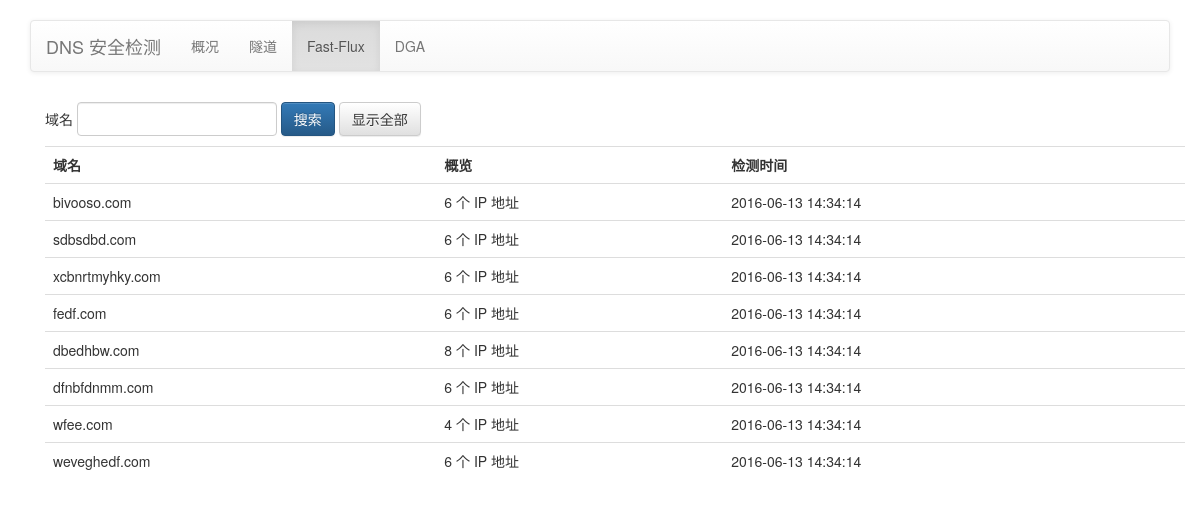
/fastflux.php, run on the app's committed database.
### tables this page shows
create table fastflux (
    id int unsigned not null primary key auto_increment,
    domain varchar(256) not null,
    ts timestamp not null default current_timestamp,
    details longtext default null
);

### fastflux.php (the view, shortened to what this page needs)
<?php
include('./include/common.php');
include('./include/header.php');
?>
<p><form method="get" action="">
    <div class="btn-group">
        域名
    </div>
    <div class="btn-group">
        <input type="text" class="form-control" name="domain" style="width: 200px;" maxlength="255" pattern="^[a-zA-Z0-9\-\_\.%]*$" value="<?php echo $_GET['domain']; ?>" />
    </div>
    <div class="btn-group">
        <button type="submit" class="btn btn-primary">搜索</button>
    </div>
    <div class="btn-group">
        <a href="?"><button type="button" class="btn btn-default">显示全部</button></a>
    </div>
</form></p>
<div class="table-responsive">
    <table class="table">
    <tr>
        <th>域名</th><th>概览</th><th>检测时间</th>
    </tr>
<?php
$where = '';
$query = $mysqli->prepare('select id, domain, ts, details from fastflux ' . $where . ' order by ts desc limit 10000;');
if ($query) {
    $query->execute();
    $query->bind_result($id, $domain, $ts, $details);
    while ($query->fetch()) {
        echo '<tr>';
        echo '<td>' . $domain . '</td>';
        echo '<td><a href="./details.php?type=fastflux&amp;id=' . $id. '">' . (substr_count($details, ',') + 1) . ' 个 IP 地址</a></td>';
        echo '<td>' . $ts . '</td>';
        echo '</tr>';
    }
}
?>
    </table>
</div>
<?php
include('./include/footer.php');
?>

### css/main.css (style rules this page uses)
body { padding: 20px 30px; }

### include/header.php (style rules this page uses)
a { color: #333; }

### data on the page
fastflux: domain "bivooso.com", details "6", ts "2016-06-13 14:34:14"
fastflux: domain "sdbsdbd.com", details "6", ts "2016-06-13 14:34:14"
fastflux: domain "xcbnrtmyhky.com", details "6", ts "2016-06-13 14:34:14"
fastflux: domain "fedf.com", details "6", ts "2016-06-13 14:34:14"
fastflux: domain "dbedhbw.com", details "8", ts "2016-06-13 14:34:14"
fastflux: domain "dfnbfdnmm.com", details "6", ts "2016-06-13 14:34:14"
fastflux: domain "wfee.com", details "4", ts "2016-06-13 14:34:14"
fastflux: domain "weveghedf.com", details "6", ts "2016-06-13 14:34:14"
